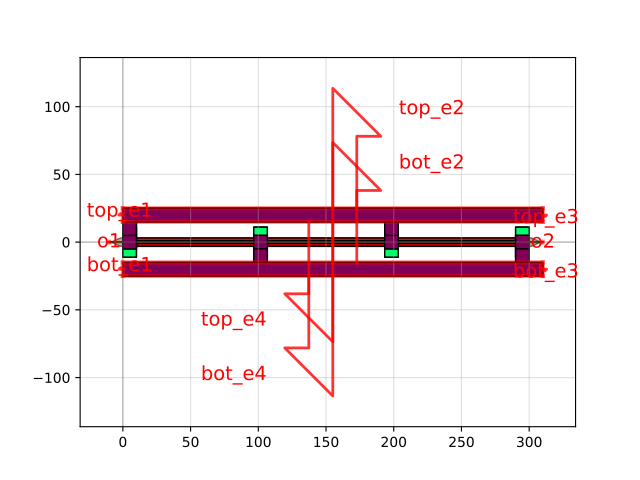

Python code for this plot:
import gdsfactory as gf

c = gf.components.straight_heater_doped_rib(length=320.0, nsections=3, via_stack_metal_size=[10.0, 10.0], via_stack_size=[10.0, 10.0], with_taper1=True, with_taper2=True, heater_width=2.0, heater_gap=0.8, via_stack_gap=0.0, width=0.5, with_top_via_stack=True, with_bot_via_stack=True)
c.plot()
